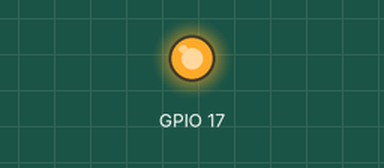
Simulated run of this program. Board: Raspberry Pi (BCM pin numbers). Shown: output pins drawn as LEDs (lit = HIGH). At 2.0 s the program stops and its outputs stay as they are.

Above: at 0.1 s.
At 2.1 s:
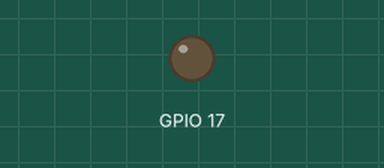
Timing chart, 0 to 3.5 s (numbered marks = the images above):
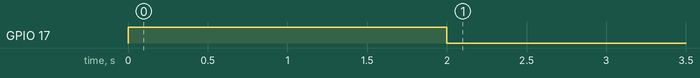

The program:

blink.py
```python
#!/usr/bin/python

import time
import RPi.GPIO as GPIO

GPIO.setmode(GPIO.BCM)
GPIO.setwarnings(False)

#setup
GPIO.setup (17, GPIO.OUT)

#Main loop:
#turn LED on, wait a second and turn off
timeSleep = 1

#for i in range(0,10):
GPIO.output(17, GPIO. HIGH)
time.sleep(timeSleep)
GPIO.output(17, GPIO.HIGH)
time.sleep(timeSleep)

#clean
GPIO.cleanup()
```

Measured:
- by itself, GPIO 17: LOW → HIGH at 0.00 s, → LOW 2.0 s later
